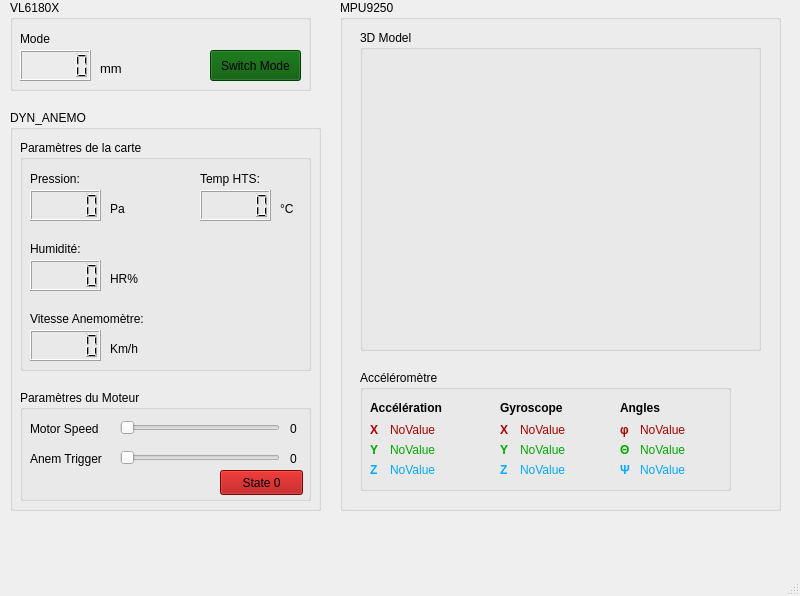
<?xml version="1.0" encoding="UTF-8"?>
<ui version="4.0">
 <class>MainWindow</class>
 <widget class="QMainWindow" name="MainWindow">
  <property name="geometry">
   <rect>
    <x>0</x>
    <y>0</y>
    <width>800</width>
    <height>596</height>
   </rect>
  </property>
  <property name="windowTitle">
   <string>MainWindow</string>
  </property>
  <widget class="QWidget" name="centralwidget">
   <widget class="QGroupBox" name="groupBox">
    <property name="geometry">
     <rect>
      <x>10</x>
      <y>0</y>
      <width>301</width>
      <height>91</height>
     </rect>
    </property>
    <property name="title">
     <string>VL6180X</string>
    </property>
    <widget class="QLCDNumber" name="display_VL6180X">
     <property name="geometry">
      <rect>
       <x>10</x>
       <y>50</y>
       <width>71</width>
       <height>31</height>
      </rect>
     </property>
    </widget>
    <widget class="QLabel" name="mesure_unit">
     <property name="geometry">
      <rect>
       <x>90</x>
       <y>60</y>
       <width>51</width>
       <height>17</height>
      </rect>
     </property>
     <property name="font">
      <font>
       <family>Segoe UI</family>
       <pointsize>10</pointsize>
      </font>
     </property>
     <property name="text">
      <string>mm</string>
     </property>
    </widget>
    <widget class="QLabel" name="lbl_mode">
     <property name="geometry">
      <rect>
       <x>10</x>
       <y>30</y>
       <width>81</width>
       <height>17</height>
      </rect>
     </property>
     <property name="font">
      <font>
       <family>Segoe UI</family>
       <pointsize>9</pointsize>
      </font>
     </property>
     <property name="text">
      <string>Mode</string>
     </property>
    </widget>
    <widget class="QPushButton" name="bouton_switch">
     <property name="geometry">
      <rect>
       <x>200</x>
       <y>50</y>
       <width>91</width>
       <height>31</height>
      </rect>
     </property>
     <property name="styleSheet">
      <string notr="true">background-color: rgb(0, 85, 0);</string>
     </property>
     <property name="text">
      <string>Switch Mode</string>
     </property>
    </widget>
   </widget>
   <widget class="QGroupBox" name="groupBox_4">
    <property name="geometry">
     <rect>
      <x>10</x>
      <y>110</y>
      <width>311</width>
      <height>401</height>
     </rect>
    </property>
    <property name="title">
     <string>DYN_ANEMO</string>
    </property>
    <widget class="QGroupBox" name="groupBox_6">
     <property name="geometry">
      <rect>
       <x>10</x>
       <y>280</y>
       <width>291</width>
       <height>111</height>
      </rect>
     </property>
     <property name="title">
      <string>Paramètres du Moteur</string>
     </property>
     <widget class="QSlider" name="slider_motorSpeed">
      <property name="geometry">
       <rect>
        <x>100</x>
        <y>30</y>
        <width>160</width>
        <height>16</height>
       </rect>
      </property>
      <property name="minimum">
       <number>50</number>
      </property>
      <property name="maximum">
       <number>200</number>
      </property>
      <property name="orientation">
       <enum>Qt::Horizontal</enum>
      </property>
     </widget>
     <widget class="QSlider" name="slider_anemTrigger">
      <property name="geometry">
       <rect>
        <x>100</x>
        <y>60</y>
        <width>160</width>
        <height>16</height>
       </rect>
      </property>
      <property name="maximum">
       <number>20</number>
      </property>
      <property name="orientation">
       <enum>Qt::Horizontal</enum>
      </property>
     </widget>
     <widget class="QLabel" name="label_motorSpeed">
      <property name="geometry">
       <rect>
        <x>10</x>
        <y>30</y>
        <width>81</width>
        <height>17</height>
       </rect>
      </property>
      <property name="text">
       <string>Motor Speed</string>
      </property>
     </widget>
     <widget class="QLabel" name="label_anemTrigger">
      <property name="geometry">
       <rect>
        <x>10</x>
        <y>60</y>
        <width>91</width>
        <height>17</height>
       </rect>
      </property>
      <property name="text">
       <string>Anem Trigger</string>
      </property>
     </widget>
     <widget class="QPushButton" name="button_motorStatus">
      <property name="geometry">
       <rect>
        <x>200</x>
        <y>80</y>
        <width>83</width>
        <height>25</height>
       </rect>
      </property>
      <property name="autoFillBackground">
       <bool>false</bool>
      </property>
      <property name="styleSheet">
       <string notr="true">background-color: rgb(170, 0, 0);</string>
      </property>
      <property name="text">
       <string>State 0</string>
      </property>
     </widget>
     <widget class="QLabel" name="value_anemTrigger">
      <property name="geometry">
       <rect>
        <x>270</x>
        <y>60</y>
        <width>31</width>
        <height>17</height>
       </rect>
      </property>
      <property name="text">
       <string>0</string>
      </property>
     </widget>
     <widget class="QLabel" name="value_motorSpeed">
      <property name="geometry">
       <rect>
        <x>270</x>
        <y>30</y>
        <width>31</width>
        <height>17</height>
       </rect>
      </property>
      <property name="text">
       <string>0</string>
      </property>
     </widget>
    </widget>
    <widget class="QGroupBox" name="groupBox_7">
     <property name="geometry">
      <rect>
       <x>10</x>
       <y>30</y>
       <width>291</width>
       <height>231</height>
      </rect>
     </property>
     <property name="title">
      <string>Paramètres de la carte</string>
     </property>
     <widget class="QLabel" name="mesure_unit_5">
      <property name="geometry">
       <rect>
        <x>10</x>
        <y>170</y>
        <width>151</width>
        <height>17</height>
       </rect>
      </property>
      <property name="font">
       <font>
        <family>Segoe UI</family>
        <pointsize>9</pointsize>
       </font>
      </property>
      <property name="text">
       <string>Vitesse Anemomètre:</string>
      </property>
     </widget>
     <widget class="QLabel" name="mesure_unit_6">
      <property name="geometry">
       <rect>
        <x>180</x>
        <y>30</y>
        <width>71</width>
        <height>17</height>
       </rect>
      </property>
      <property name="font">
       <font>
        <family>Segoe UI</family>
        <pointsize>9</pointsize>
       </font>
      </property>
      <property name="text">
       <string>Temp HTS:</string>
      </property>
     </widget>
     <widget class="QLCDNumber" name="value_htstemp">
      <property name="geometry">
       <rect>
        <x>180</x>
        <y>50</y>
        <width>71</width>
        <height>31</height>
       </rect>
      </property>
     </widget>
     <widget class="QLabel" name="mesure_unit_10">
      <property name="geometry">
       <rect>
        <x>90</x>
        <y>200</y>
        <width>41</width>
        <height>17</height>
       </rect>
      </property>
      <property name="font">
       <font>
        <family>Segoe UI</family>
        <pointsize>9</pointsize>
       </font>
      </property>
      <property name="text">
       <string>Km/h</string>
      </property>
     </widget>
     <widget class="QLabel" name="mesure_unit_11">
      <property name="geometry">
       <rect>
        <x>90</x>
        <y>130</y>
        <width>31</width>
        <height>17</height>
       </rect>
      </property>
      <property name="font">
       <font>
        <family>Segoe UI</family>
        <pointsize>9</pointsize>
       </font>
      </property>
      <property name="text">
       <string>HR%</string>
      </property>
     </widget>
     <widget class="QLabel" name="mesure_unit_4">
      <property name="geometry">
       <rect>
        <x>10</x>
        <y>100</y>
        <width>71</width>
        <height>17</height>
       </rect>
      </property>
      <property name="font">
       <font>
        <family>Segoe UI</family>
        <pointsize>9</pointsize>
       </font>
      </property>
      <property name="text">
       <string>Humidité:</string>
      </property>
     </widget>
     <widget class="QLabel" name="mesure_unit_3">
      <property name="geometry">
       <rect>
        <x>90</x>
        <y>60</y>
        <width>31</width>
        <height>17</height>
       </rect>
      </property>
      <property name="font">
       <font>
        <family>Segoe UI</family>
        <pointsize>9</pointsize>
       </font>
      </property>
      <property name="text">
       <string>Pa</string>
      </property>
     </widget>
     <widget class="QLabel" name="mesure_unit_8">
      <property name="geometry">
       <rect>
        <x>260</x>
        <y>60</y>
        <width>21</width>
        <height>17</height>
       </rect>
      </property>
      <property name="font">
       <font>
        <family>Segoe UI</family>
        <pointsize>9</pointsize>
       </font>
      </property>
      <property name="text">
       <string>°C</string>
      </property>
     </widget>
     <widget class="QLCDNumber" name="value_humi">
      <property name="geometry">
       <rect>
        <x>10</x>
        <y>120</y>
        <width>71</width>
        <height>31</height>
       </rect>
      </property>
     </widget>
     <widget class="QLCDNumber" name="value_anem">
      <property name="geometry">
       <rect>
        <x>10</x>
        <y>190</y>
        <width>71</width>
        <height>31</height>
       </rect>
      </property>
     </widget>
     <widget class="QLCDNumber" name="value_pression">
      <property name="geometry">
       <rect>
        <x>10</x>
        <y>50</y>
        <width>71</width>
        <height>31</height>
       </rect>
      </property>
     </widget>
     <widget class="QLabel" name="mesure_unit_2">
      <property name="geometry">
       <rect>
        <x>10</x>
        <y>30</y>
        <width>61</width>
        <height>17</height>
       </rect>
      </property>
      <property name="font">
       <font>
        <family>Segoe UI</family>
        <pointsize>9</pointsize>
       </font>
      </property>
      <property name="text">
       <string>Pression:</string>
      </property>
     </widget>
    </widget>
   </widget>
   <widget class="QGroupBox" name="groupBox_5">
    <property name="geometry">
     <rect>
      <x>340</x>
      <y>0</y>
      <width>441</width>
      <height>511</height>
     </rect>
    </property>
    <property name="title">
     <string>MPU9250</string>
    </property>
    <widget class="QGroupBox" name="groupBox_2">
     <property name="geometry">
      <rect>
       <x>20</x>
       <y>370</y>
       <width>371</width>
       <height>121</height>
      </rect>
     </property>
     <property name="title">
      <string>Accéléromètre</string>
     </property>
     <widget class="QLabel" name="label_3">
      <property name="geometry">
       <rect>
        <x>10</x>
        <y>30</y>
        <width>101</width>
        <height>16</height>
       </rect>
      </property>
      <property name="font">
       <font>
        <weight>75</weight>
        <bold>true</bold>
       </font>
      </property>
      <property name="text">
       <string>Accélération</string>
      </property>
     </widget>
     <widget class="QLabel" name="label_4">
      <property name="geometry">
       <rect>
        <x>140</x>
        <y>30</y>
        <width>101</width>
        <height>16</height>
       </rect>
      </property>
      <property name="font">
       <font>
        <weight>75</weight>
        <bold>true</bold>
       </font>
      </property>
      <property name="text">
       <string>Gyroscope</string>
      </property>
     </widget>
     <widget class="QLabel" name="lblMPAccX">
      <property name="geometry">
       <rect>
        <x>30</x>
        <y>50</y>
        <width>91</width>
        <height>20</height>
       </rect>
      </property>
      <property name="styleSheet">
       <string notr="true">color: rgb(170, 0, 0);</string>
      </property>
      <property name="text">
       <string>NoValue</string>
      </property>
     </widget>
     <widget class="QLabel" name="lblMPAccY">
      <property name="geometry">
       <rect>
        <x>30</x>
        <y>70</y>
        <width>91</width>
        <height>20</height>
       </rect>
      </property>
      <property name="styleSheet">
       <string notr="true">color: rgb(0, 170, 0);</string>
      </property>
      <property name="text">
       <string>NoValue</string>
      </property>
     </widget>
     <widget class="QLabel" name="label_5">
      <property name="geometry">
       <rect>
        <x>10</x>
        <y>50</y>
        <width>16</width>
        <height>20</height>
       </rect>
      </property>
      <property name="font">
       <font>
        <weight>75</weight>
        <bold>true</bold>
       </font>
      </property>
      <property name="styleSheet">
       <string notr="true">color: rgb(170, 0, 0);</string>
      </property>
      <property name="text">
       <string>X</string>
      </property>
      <property name="wordWrap">
       <bool>true</bool>
      </property>
      <property name="buddy">
       <cstring></cstring>
      </property>
     </widget>
     <widget class="QLabel" name="lblMPAccZ">
      <property name="geometry">
       <rect>
        <x>30</x>
        <y>90</y>
        <width>91</width>
        <height>20</height>
       </rect>
      </property>
      <property name="styleSheet">
       <string notr="true">color: rgb(0, 170, 255);</string>
      </property>
      <property name="text">
       <string>NoValue</string>
      </property>
     </widget>
     <widget class="QLabel" name="label_6">
      <property name="geometry">
       <rect>
        <x>10</x>
        <y>70</y>
        <width>16</width>
        <height>20</height>
       </rect>
      </property>
      <property name="font">
       <font>
        <weight>75</weight>
        <bold>true</bold>
       </font>
      </property>
      <property name="styleSheet">
       <string notr="true">color: rgb(0, 170, 0);</string>
      </property>
      <property name="text">
       <string>Y</string>
      </property>
      <property name="wordWrap">
       <bool>true</bool>
      </property>
      <property name="buddy">
       <cstring></cstring>
      </property>
     </widget>
     <widget class="QLabel" name="label_8">
      <property name="geometry">
       <rect>
        <x>10</x>
        <y>90</y>
        <width>16</width>
        <height>20</height>
       </rect>
      </property>
      <property name="font">
       <font>
        <weight>75</weight>
        <bold>true</bold>
       </font>
      </property>
      <property name="styleSheet">
       <string notr="true">color: rgb(0, 170, 255);</string>
      </property>
      <property name="text">
       <string>Z</string>
      </property>
      <property name="wordWrap">
       <bool>true</bool>
      </property>
      <property name="buddy">
       <cstring></cstring>
      </property>
     </widget>
     <widget class="QLabel" name="lblMPGyrX">
      <property name="geometry">
       <rect>
        <x>160</x>
        <y>50</y>
        <width>91</width>
        <height>20</height>
       </rect>
      </property>
      <property name="styleSheet">
       <string notr="true">color: rgb(170, 0, 0);</string>
      </property>
      <property name="text">
       <string>NoValue</string>
      </property>
     </widget>
     <widget class="QLabel" name="lblMPGyrY">
      <property name="geometry">
       <rect>
        <x>160</x>
        <y>70</y>
        <width>91</width>
        <height>20</height>
       </rect>
      </property>
      <property name="styleSheet">
       <string notr="true">color: rgb(0, 170, 0);</string>
      </property>
      <property name="text">
       <string>NoValue</string>
      </property>
     </widget>
     <widget class="QLabel" name="lblMPGyrZ">
      <property name="geometry">
       <rect>
        <x>160</x>
        <y>90</y>
        <width>91</width>
        <height>20</height>
       </rect>
      </property>
      <property name="styleSheet">
       <string notr="true">color: rgb(0, 170, 255);</string>
      </property>
      <property name="text">
       <string>NoValue</string>
      </property>
     </widget>
     <widget class="QLabel" name="label_9">
      <property name="geometry">
       <rect>
        <x>140</x>
        <y>90</y>
        <width>16</width>
        <height>20</height>
       </rect>
      </property>
      <property name="font">
       <font>
        <weight>75</weight>
        <bold>true</bold>
       </font>
      </property>
      <property name="styleSheet">
       <string notr="true">color: rgb(0, 170, 255);</string>
      </property>
      <property name="text">
       <string>Z</string>
      </property>
      <property name="wordWrap">
       <bool>true</bool>
      </property>
      <property name="buddy">
       <cstring></cstring>
      </property>
     </widget>
     <widget class="QLabel" name="label_7">
      <property name="geometry">
       <rect>
        <x>140</x>
        <y>70</y>
        <width>16</width>
        <height>20</height>
       </rect>
      </property>
      <property name="font">
       <font>
        <weight>75</weight>
        <bold>true</bold>
       </font>
      </property>
      <property name="styleSheet">
       <string notr="true">color: rgb(0, 170, 0);</string>
      </property>
      <property name="text">
       <string>Y</string>
      </property>
      <property name="wordWrap">
       <bool>true</bool>
      </property>
      <property name="buddy">
       <cstring></cstring>
      </property>
     </widget>
     <widget class="QLabel" name="label_10">
      <property name="geometry">
       <rect>
        <x>140</x>
        <y>50</y>
        <width>16</width>
        <height>20</height>
       </rect>
      </property>
      <property name="font">
       <font>
        <weight>75</weight>
        <bold>true</bold>
       </font>
      </property>
      <property name="styleSheet">
       <string notr="true">color: rgb(170, 0, 0);</string>
      </property>
      <property name="text">
       <string>X</string>
      </property>
      <property name="wordWrap">
       <bool>true</bool>
      </property>
      <property name="buddy">
       <cstring></cstring>
      </property>
     </widget>
     <widget class="QLabel" name="label_11">
      <property name="geometry">
       <rect>
        <x>260</x>
        <y>30</y>
        <width>81</width>
        <height>16</height>
       </rect>
      </property>
      <property name="font">
       <font>
        <weight>75</weight>
        <bold>true</bold>
       </font>
      </property>
      <property name="text">
       <string>Angles</string>
      </property>
     </widget>
     <widget class="QLabel" name="label_12">
      <property name="geometry">
       <rect>
        <x>260</x>
        <y>90</y>
        <width>31</width>
        <height>20</height>
       </rect>
      </property>
      <property name="font">
       <font>
        <weight>75</weight>
        <bold>true</bold>
       </font>
      </property>
      <property name="styleSheet">
       <string notr="true">color: rgb(0, 170, 255);</string>
      </property>
      <property name="text">
       <string>Ψ</string>
      </property>
      <property name="wordWrap">
       <bool>true</bool>
      </property>
      <property name="buddy">
       <cstring></cstring>
      </property>
     </widget>
     <widget class="QLabel" name="label_13">
      <property name="geometry">
       <rect>
        <x>260</x>
        <y>50</y>
        <width>31</width>
        <height>20</height>
       </rect>
      </property>
      <property name="font">
       <font>
        <weight>75</weight>
        <bold>true</bold>
       </font>
      </property>
      <property name="styleSheet">
       <string notr="true">color: rgb(170, 0, 0);</string>
      </property>
      <property name="text">
       <string>φ</string>
      </property>
      <property name="wordWrap">
       <bool>true</bool>
      </property>
      <property name="buddy">
       <cstring></cstring>
      </property>
     </widget>
     <widget class="QLabel" name="label_14">
      <property name="geometry">
       <rect>
        <x>260</x>
        <y>70</y>
        <width>16</width>
        <height>20</height>
       </rect>
      </property>
      <property name="font">
       <font>
        <weight>75</weight>
        <bold>true</bold>
       </font>
      </property>
      <property name="styleSheet">
       <string notr="true">color: rgb(0, 170, 0);</string>
      </property>
      <property name="text">
       <string>Θ</string>
      </property>
      <property name="wordWrap">
       <bool>true</bool>
      </property>
      <property name="buddy">
       <cstring></cstring>
      </property>
     </widget>
     <widget class="QLabel" name="lblMPphi">
      <property name="geometry">
       <rect>
        <x>280</x>
        <y>50</y>
        <width>91</width>
        <height>20</height>
       </rect>
      </property>
      <property name="styleSheet">
       <string notr="true">color: rgb(170, 0, 0);</string>
      </property>
      <property name="text">
       <string>NoValue</string>
      </property>
     </widget>
     <widget class="QLabel" name="lblMPpsi">
      <property name="geometry">
       <rect>
        <x>280</x>
        <y>90</y>
        <width>91</width>
        <height>20</height>
       </rect>
      </property>
      <property name="styleSheet">
       <string notr="true">color: rgb(0, 170, 255);</string>
      </property>
      <property name="text">
       <string>NoValue</string>
      </property>
     </widget>
     <widget class="QLabel" name="lblMPtheta">
      <property name="geometry">
       <rect>
        <x>280</x>
        <y>70</y>
        <width>91</width>
        <height>20</height>
       </rect>
      </property>
      <property name="styleSheet">
       <string notr="true">color: rgb(0, 170, 0);</string>
      </property>
      <property name="text">
       <string>NoValue</string>
      </property>
     </widget>
    </widget>
    <widget class="QGroupBox" name="groupBox_3">
     <property name="geometry">
      <rect>
       <x>20</x>
       <y>30</y>
       <width>401</width>
       <height>321</height>
      </rect>
     </property>
     <property name="title">
      <string>3D Model</string>
     </property>
     <widget class="QWidget" name="glW" native="true">
      <property name="geometry">
       <rect>
        <x>10</x>
        <y>30</y>
        <width>381</width>
        <height>281</height>
       </rect>
      </property>
      <widget class="QWidget" name="gridLayoutWidget">
       <property name="geometry">
        <rect>
         <x>10</x>
         <y>0</y>
         <width>361</width>
         <height>271</height>
        </rect>
       </property>
       <layout class="QGridLayout" name="glMP"/>
      </widget>
     </widget>
    </widget>
   </widget>
   <widget class="QLabel" name="label">
    <property name="geometry">
     <rect>
      <x>420</x>
      <y>450</y>
      <width>321</width>
      <height>121</height>
     </rect>
    </property>
    <property name="text">
     <string/>
    </property>
    <property name="pixmap">
     <pixmap>../../../../IPS/IHM/Resources/Icons/enib logo.png</pixmap>
    </property>
    <property name="scaledContents">
     <bool>true</bool>
    </property>
   </widget>
  </widget>
  <widget class="QStatusBar" name="statusbar"/>
  <widget class="QMenuBar" name="menuBar">
   <property name="geometry">
    <rect>
     <x>0</x>
     <y>0</y>
     <width>800</width>
     <height>22</height>
    </rect>
   </property>
  </widget>
 </widget>
 <resources/>
 <connections/>
</ui>
